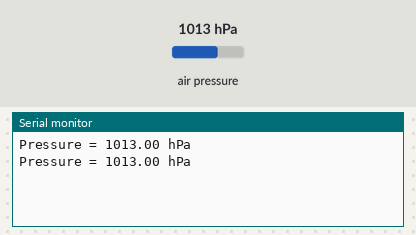
The sketch below on a simulated ESP8266 (NodeMCU). Shown: the last lines printed to the serial monitor. The inputs (shaded band) are chosen by the test bench; at power-on: air pressure 1013 hPa.

Above: at 2.2 s.
2.3 s: air pressure set to 952 hPa
At 3.6 s:
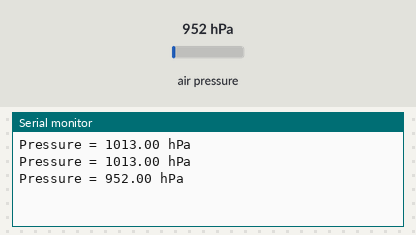
3.8 s: air pressure set to 975 hPa
At 4.8 s:
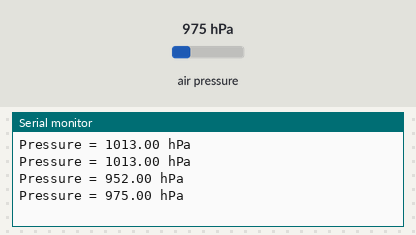
Timing chart, 0 to 6.8 s (numbered marks = the images above; inputs shaded):
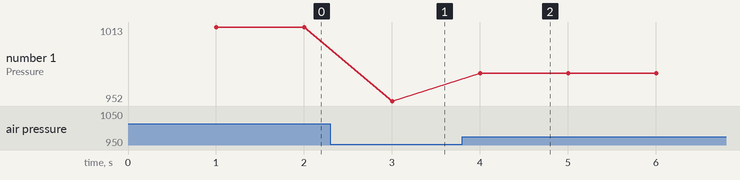

Measured:
- after the input at 2.3 s, the serial monitor: prints a new line after 0.70 s (image 1)
- after the input at 3.8 s, the serial monitor: prints a new line after 0.20 s (image 2)
- plotted number 1: 1013 → 952 after the input at 2.3 s, 952 → 975 after the input at 3.8 s

The sketch:

bmp280.ino
```cpp
#include <Adafruit_BMP280.h>

// Using 0x77 implies both CSB and SDO are connected to 3V3!
#define BMP280_I2C_ADDRESS  0x77

// initialize Adafruit BMP280 library
Adafruit_BMP280  bmp280;

void setup(void)
{
  Serial.begin(9600);
  delay(1000);

  /**
   * SDA connected to NodeMCU D2 pin, which is GPIO4
   * SCL connected to NodeMCU D1 pin, which is GPIO5
   */
  Wire.begin(4, 5);

  // initialize the BMP280 sensor
  while (bmp280.begin(BMP280_I2C_ADDRESS) == 0)
  {  // connection error or device address wrong!
    Serial.println("Could not initialize sensor, retrying now...");
    delay(1000);
  }
}

void loop()
{
  float pressure = bmp280.readPressure() / 100.0F;

  Serial.print("Pressure = ");
  Serial.print(pressure);
  Serial.println(" hPa");

  delay(1000);
}
 
```
